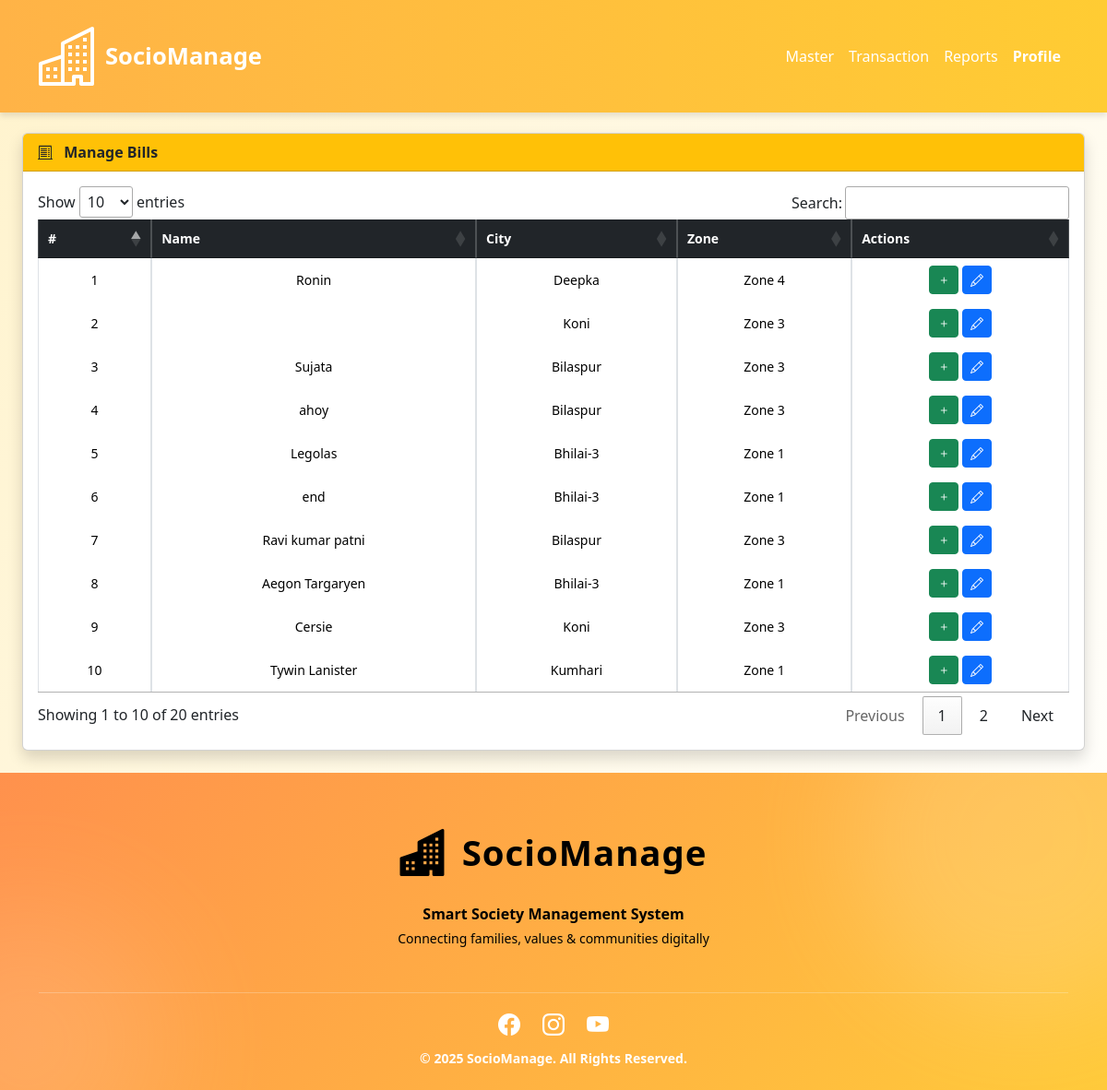
Screenshot of /manageBills.php (signed in) with the database file from the repository.
### tables this page shows
CREATE TABLE IF NOT EXISTS `sens_members` (
  `member_id` int NOT NULL AUTO_INCREMENT,
  `user_id` int NOT NULL,
  `zone_id` int NOT NULL,
  `city_id` int NOT NULL,
  `plan_id` int NOT NULL,
  `gender` varchar(20) NOT NULL,
  `dob` date NOT NULL,
  `membership_start` date DEFAULT NULL,
  `membership_end` date DEFAULT NULL,
  `phone` text NOT NULL,
  `address` text,
  `photo` varchar(255) DEFAULT 'default.png',
  `created_at` timestamp NULL DEFAULT CURRENT_TIMESTAMP,
  `fullname` text NOT NULL,
  `balance_amount` float NOT NULL,
  `created_by` varchar(100) DEFAULT NULL,
  `business` text NOT NULL,
  `education` text NOT NULL,
  `mstatus` int NOT NULL DEFAULT '1',
  PRIMARY KEY (`member_id`),
  KEY `user_id` (`user_id`),
  KEY `zone_id` (`zone_id`),
  KEY `city_id` (`city_id`),
  KEY `plan_id` (`plan_id`)
);

CREATE TABLE IF NOT EXISTS `sens_cities` (
  `city_id` int NOT NULL AUTO_INCREMENT,
  `zone_id` int NOT NULL,
  `city_name` varchar(100) NOT NULL,
  `cstatus` int NOT NULL DEFAULT '1',
  `created_by` varchar(20) NOT NULL,
  PRIMARY KEY (`city_id`),
  KEY `zone_id` (`zone_id`)
);

CREATE TABLE IF NOT EXISTS `sens_zones` (
  `zone_id` int NOT NULL AUTO_INCREMENT,
  `zone_name` varchar(100) NOT NULL,
  `zstatus` int NOT NULL DEFAULT '1',
  `created_by` varchar(100) DEFAULT NULL,
  PRIMARY KEY (`zone_id`),
  UNIQUE KEY `name` (`zone_name`)
);

### manageBills.php (the view, shortened to what this page needs)
<?php
if(isset($_SESSION["uname"]) && $_SESSION["utype"]=='admin')
{
include("header.php");
include("connectdb.php");
?>
<main>
<div class="d-flex flex-column flex-lg-row">
    <div class="flex-grow-1 p-4">
        <div class="card shadow">
            <div class="card-header bg-warning fw-bold text-dark d-flex justify-content-between align-items-center">
                <span><i class="bi bi-receipt-cutoff me-2"></i> Manage Bills</span>
            </div>
<div class="card-body">
    <div class="table-responsive mobile-table">
                <table class="table table-bordered table-hover align-middle text-center w-100" id="myTable">
                    <thead class="table-dark">
                        <tr>
                            <th>#</th>
                            <th>Name</th>
                            <th>City</th>
                            <th>Zone</th>
                            <th>Actions</th>
                        </tr>
                    </thead>
                    <tbody>
                        <?php
                        $i=1;
                        $query = "
                        SELECT m.member_id, m.fullname, u.email, c.city_name, z.zone_name
                        FROM sens_members m
                        JOIN sens_users u ON m.user_id = u.id
                        JOIN sens_cities c ON m.city_id = c.city_id
                        JOIN sens_zones z ON m.zone_id = z.zone_id
                        ORDER BY m.member_id DESC
                        ";
                        $result = mysqli_query($con, $query);
                        while($row = mysqli_fetch_assoc($result)) {
                        ?>
                        <tr>
                            <td><?= $i++ ?></td>
                            <td><?= htmlspecialchars($row['fullname']) ?></td>
                            <td><?= htmlspecialchars($row['city_name']) ?></td>
                            <td><?= htmlspecialchars($row['zone_name']) ?></td>
                            <td>
                                <button title="Add Bill" class="btn btn-sm btn-success"
                                    data-bs-toggle="modal"
                                    data-bs-target="#billModal<?= $row['member_id'] ?>">
                                    <i class="bi bi-plus"></i>
                                </button>
                                 <button title="Edit" class="btn btn-sm btn-primary"
                                    data-bs-toggle="modal"
                                    data-bs-target="#historyModal<?= $row['member_id'] ?>">
                                    <i class="bi bi-pencil"></i>
                                </button>
                            </td>
                        </tr>
                        <?php } ?>
                    </tbody>
                </table>
               </div>
            </div>
        </div>
    </div>
</div>
</main>
<?php include("footer.php"); } else { include("index.php"); } ?>

### style.css (style rules this page uses)
main { min-height: 500px; margin-top: 120px; }
body { background-color: #fff9e6; }
:root { --orange:#ff9800; --yellow:#ffc107; --cream:#fff3cd; --red:#dc3545; --green:#198754; }
body { background: linear-gradient(120deg, var(--cream), #fff); }
.mobile-table { overflow-x: auto; -webkit-overflow-scrolling: touch; width: 100%; }
table { min-width: 500px; }
td, th { white-space: normal !important; word-wrap: break-word; font-size: 14px; }

### header.php (style rules this page uses)
html, body { max-width: 100%; overflow-x: hidden !important; }

### rows the page displays
sens_members: fullname "Ronin", city.city_name "Deepka", zone.zone_name "Zone 4"
sens_members: city.city_name "Koni", zone.zone_name "Zone 3"
sens_members: fullname "Sujata", city.city_name "Bilaspur", zone.zone_name "Zone 3"
sens_members: fullname "ahoy", city.city_name "Bilaspur", zone.zone_name "Zone 3"
sens_members: fullname "Legolas", city.city_name "Bhilai-3", zone.zone_name "Zone 1"
sens_members: fullname "end", city.city_name "Bhilai-3", zone.zone_name "Zone 1"
sens_members: fullname "Ravi kumar patni", city.city_name "Bilaspur", zone.zone_name "Zone 3"
sens_members: fullname "Aegon Targaryen", city.city_name "Bhilai-3", zone.zone_name "Zone 1"
sens_members: fullname "Cersie", city.city_name "Koni", zone.zone_name "Zone 3"
sens_members: fullname "Tywin Lanister", city.city_name "Kumhari", zone.zone_name "Zone 1"
